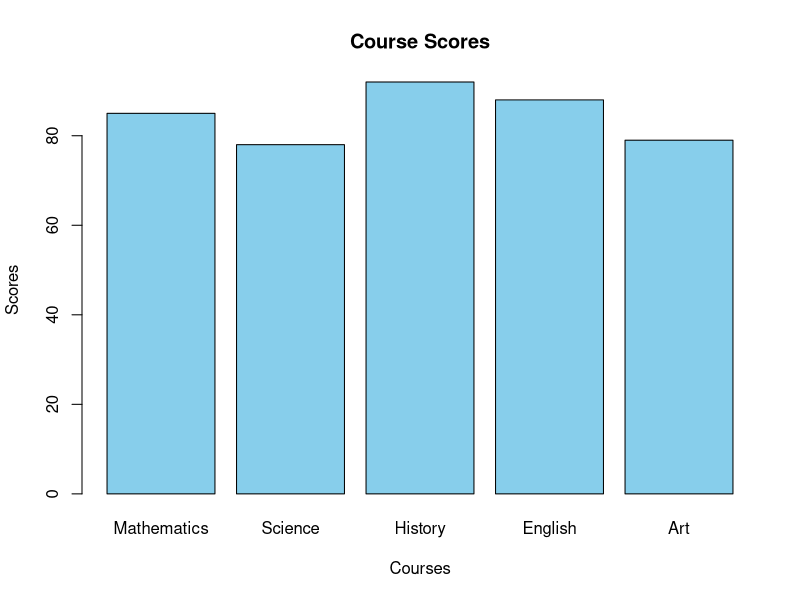

Recreate this plot in R.
# Sample data
courses <- c("Mathematics", "Science", "History", "English", "Art")
scores <- c(85, 78, 92, 88, 79)

# Create a bar plot
barplot(scores, names.arg = courses, 
        xlab = "Courses", ylab = "Scores", 
        col = "skyblue", 
        main = "Course Scores")
